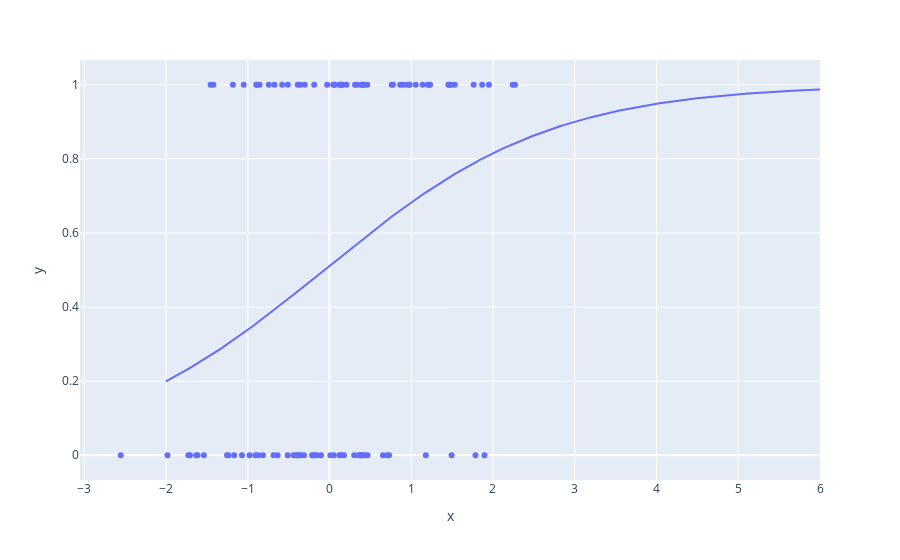

Here is the notebook cell this chart was saved with:
### Code cell
# Do the same with plotly

import plotly.express as px
import numpy as np
from sklearn.linear_model import LogisticRegression

# Create a simple data set.
rng = np.random.RandomState(0)
x = rng.randn(100)
y = rng.binomial(1, 1 / (1 + np.exp(-x)))

# Fit the model.
model = LogisticRegression(solver='lbfgs')
model.fit(x[:, np.newaxis], y)

# Predict on new data.
xfit = np.linspace(-2, 6, 1000)
yfit = model.predict_proba(xfit[:, np.newaxis])[:, 1]

# Plot the data and the model prediction.
fig = px.scatter(x=x, y=y)
fig.add_trace(px.line(x=xfit, y=yfit).data[0])
fig.show()

### Figure 1 — Plotly figure (JSON) as saved in the notebook; plotly's stock layout.template omitted (floating-point values rounded to 4 significant figures; data arrays with more than 128 entries replaced by an {"elided": "..."} marker saying what was removed)
{"data": [{"hovertemplate": "x=%{x}<br>y=%{y}<extra></extra>", "legendgroup": "", "marker": {"color": "#636efa", "symbol": "circle"}, "mode": "markers", "name": "", "orientation": "v", "showlegend": false, "type": "scatter", "x": [1.764, 0.4002, 0.9787, 2.241, 1.868, -0.9773, 0.9501, -0.1514, -0.1032, 0.4106, 0.144, 1.454, 0.761, 0.1217, 0.4439, 0.3337, 1.494, -0.2052, 0.3131, -0.8541, -2.553, 0.6536, 0.8644, -0.7422, 2.27, -1.454, 0.04576, -0.1872, 1.533, 1.469, 0.1549, 0.3782, -0.8878, -1.981, -0.3479, 0.1563, 1.23, 1.202, -0.3873, -0.3023, -1.049, -1.42, -1.706, 1.951, -0.5097, -0.4381, -1.253, 0.7775, -1.614, -0.2127, -0.8955, 0.3869, -0.5108, -1.181, -0.02818, 0.4283, 0.06652, 0.3025, -0.6343, -0.3627, -0.6725, -0.3596, -0.8131, -1.726, 0.1774, -0.4018, -1.63, 0.4628, -0.9073, 0.05195, 0.7291, 0.129, 1.139, -1.235, 0.4023, -0.6848, -0.8708, -0.5788, -0.3116, 0.05617, -1.165, 0.9008, 0.4657, -1.536, 1.488, 1.896, 1.179, -0.1799, -1.071, 1.054, -0.4032, 1.222, 0.2083, 0.9766, 0.3564, 0.7066, 0.0105, 1.786, 0.1269, 0.402], "xaxis": "x", "y": [1, 0, 1, 1, 1, 0, 1, 0, 0, 1, 0, 1, 1, 0, 0, 1, 0, 0, 1, 1, 0, 0, 1, 1, 1, 1, 1, 1, 1, 1, 1, 0, 1, 0, 0, 1, 1, 1, 1, 1, 1, 1, 0, 1, 1, 0, 0, 1, 0, 0, 1, 1, 0, 1, 1, 1, 1, 0, 0, 0, 1, 1, 0, 0, 0, 0, 0, 1, 0, 0, 0, 1, 1, 0, 1, 0, 0, 1, 0, 1, 0, 1, 0, 0, 1, 0, 0, 0, 0, 1, 0, 1, 1, 1, 0, 0, 0, 0, 1, 0], "yaxis": "y"}, {"hovertemplate": "x=%{x}<br>y=%{y}<extra></extra>", "legendgroup": "", "line": {"color": "#636efa", "dash": "solid"}, "marker": {"symbol": "circle"}, "mode": "lines", "name": "", "orientation": "v", "showlegend": false, "type": "scatter", "x": {"elided": "1000 float values"}, "xaxis": "x", "y": {"elided": "1000 float values"}, "yaxis": "y"}], "layout": {"legend": {"tracegroupgap": 0}, "margin": {"t": 60}, "xaxis": {"anchor": "y", "domain": [0, 1], "title": {"text": "x"}}, "yaxis": {"anchor": "x", "domain": [0, 1], "title": {"text": "y"}}}}
